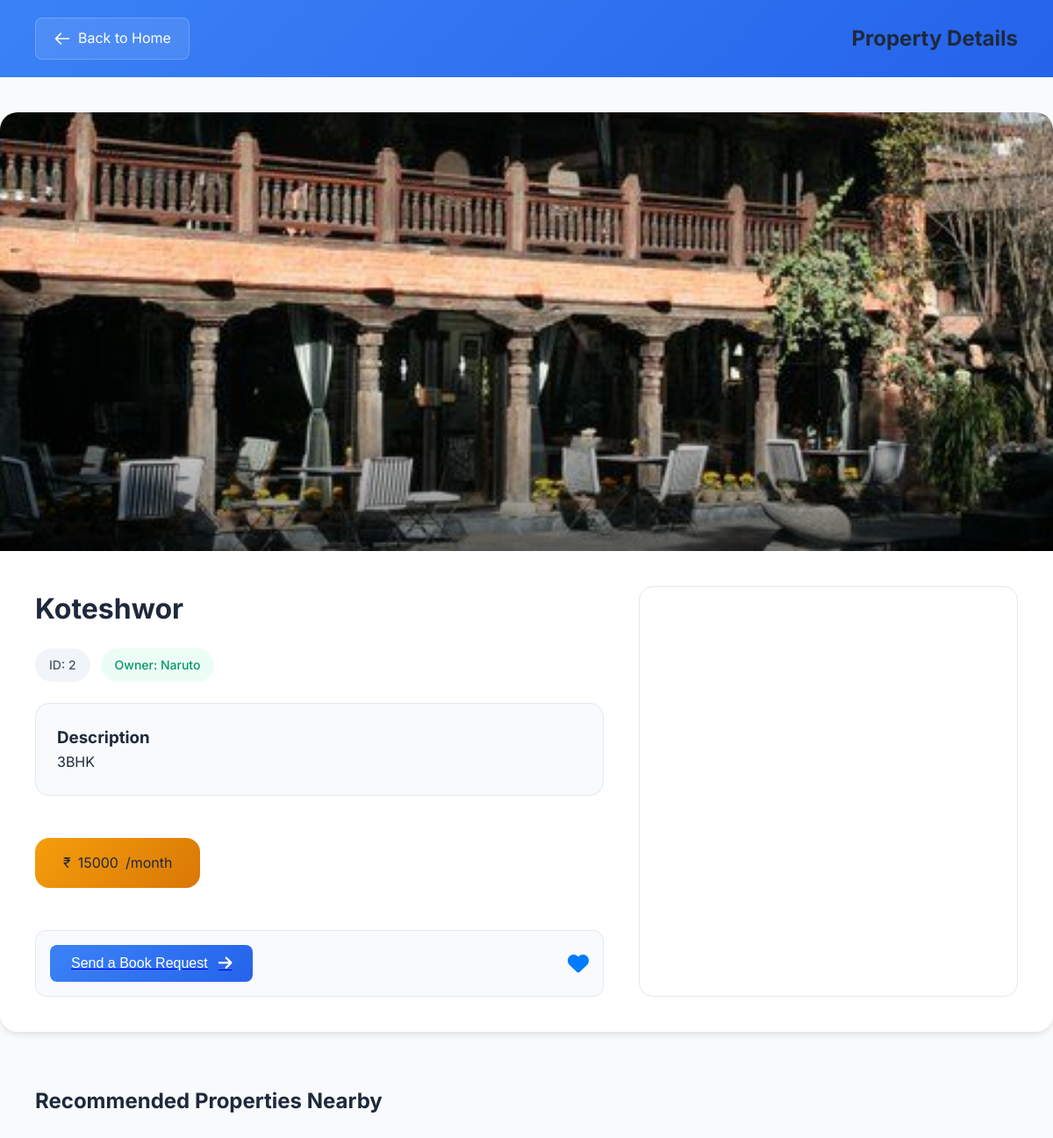
/property/2 (signed in), run on the app's committed database.
### property/models.py (models this page shows, shortened)
class property(models.Model):
    owner = models.ForeignKey(User, on_delete= models.CASCADE, related_name="owner")
    property_img = models.ImageField(upload_to="images/")
    description = models.TextField()
    price = models.IntegerField()
    location = models.CharField(max_length=100)
    published_at = models.DateTimeField(auto_now_add=True)

### property/views.py (the view)
# urls.py: path('<int:propid>', views.viewproperty, name="viewproperty"),
def viewproperty(request, propid):
    prop = property.objects.get(pk = propid)
    favs = Favourites.objects.filter(favowner=request.user)
    fav_property_ids = favs.values_list('favproperid', flat=True)
    return render(request, "property/properties.html", {'prop': prop, 'favdata' : fav_property_ids})

### property/templates/property/properties.html (shortened to what this page needs)
{% extends 'property/layout.html' %} {% load static %} {% block body %}
<div class="header">
  <a href="{% url 'user_view' request.user.username %}" class="back-button">
    <svg fill="none" stroke="currentColor" viewBox="0 0 24 24">
      <path stroke-linecap="round" stroke-linejoin="round" stroke-width="2" d="M10 19l-7-7m0 0l7-7m-7 7h18"/>
    </svg>
    Back to Home
  </a>
  <h2>Property Details</h2>
</div>
<div class="property-container">
  <div class="property-header">
    <a href="{{ prop.property_img.url }}" target="_blank">
      <img src="{{ prop.property_img.url }}" alt="Property Image" />
    </a>
  </div>
  <div class="property-content">
    <div class="property-details">
      <h1 id="property-location">{{ prop.location.capitalize }}</h1>
      <div class="property-info">
        <span class="property-badge">ID: {{ prop.id }}</span>
        <span class="property-badge owner">Owner: {{ prop.owner }}</span>
      </div>
      <div class="description-box">
        <h3>Description</h3>
        <p>{{ prop.description }}</p>
      </div>
      <div class="price-tag">
        <span class="currency">₹</span>
        <span class="amount">{{ prop.price }}</span>
        <span class="period">/month</span>
      </div>
      <div class="room_foot">
        <a href="#" class="book_req">
          <button onclick="openModal('{{ prop.id }}')">
            <p>Send a Book Request</p>
            <i class="fa-solid fa-arrow-right"></i>
          </button>
        </a>
        <i
          id="fav-btn-{{ prop.id }}"
          class="{% if prop.id in favdata %}fa-solid{% else %}fa-regular{% endif %} fa-heart"
          onclick="toggleFav(this, {{ prop.id }})"
        ></i>
      </div>
    </div>
    <div id="map" class="map-container"></div>
  </div>
</div>
<div class="recommended-rooms">
  <h2>Recommended Properties Nearby</h2>
</div>
<link
  rel="stylesheet"
  href="https://unpkg.com/leaflet@1.9.4/dist/leaflet.css"
/>
{% endblock %}

### users/static/assets/css/rent_gallery.css (style rules this page uses)
* { padding: 0; margin: 0; box-sizing: border-box; }
body { font-family: "Roboto", sans-serif; background-color: #f4f4f4; }
.book_req button { display: flex; padding: 8px; border: 1px solid #ccc; border-radius: 5px; font-size: 16px; background-color: #007bff; color: #fff; cursor: pointer; transition: background-color 0.3s; gap: 8px; align-items: center; }
.book_req button p { color: #fff; }
.room_foot { display: flex; justify-content: space-between; align-items: center; padding: 10px; border-top: 1px solid #eee; }
.room_foot button { padding: 5px 10px; background-color: #007bff; color: #fff; border: none; border-radius: 4px; cursor: pointer; transition: background-color 0.3s ease; }
.room_foot .fa-heart { font-size: 24px; color: #007bff; cursor: pointer; }
#map { height: 100%; width: 100%; }
button { padding: 10px; background-color: #007bff; color: #fff; border: none; border-radius: 4px; cursor: pointer; }

### property/templates/property/properties.html (style rules this page uses)
html, body { margin: 0; padding: 0; font-family: 'Inter', sans-serif; background: #f8fafc; color: #1e293b; line-height: 1.6; }
.header { background: linear-gradient(135deg, #3b82f6 0%, #2563eb 100%); padding: 20px 40px; position: sticky; top: 0; z-index: 1000; display: flex; justify-content: space-between; align-items: center; }
.back-button { background: rgba(255, 255, 255, 0.1); border: 1px solid rgba(255, 255, 255, 0.2); color: #fff; text-decoration: none; font-size: 16px; padding: 10px 20px; border-radius: 8px; display: flex; align-items: center; gap: 8px; transition: all 0.3s ease; backdrop-filter: blur(5px); }
.back-button svg { width: 20px; height: 20px; }
.property-container { max-width: 1400px; margin: 40px auto; background: #fff; border-radius: 20px; box-shadow: 0 4px 6px -1px rgb(0 0 0 / 0.1); overflow: hidden; }
.property-header { height: 500px; position: relative; }
.property-header img { width: 100%; height: 100%; object-fit: cover; transition: transform 0.5s ease; }
.property-header::after { content: ''; position: absolute; bottom: 0; left: 0; right: 0; height: 200px; background: linear-gradient(to top, rgba(0,0,0,0.5) 0%, transparent 100%); }
.property-content { display: grid; grid-template-columns: 1.2fr 0.8fr; gap: 40px; padding: 40px; }
.property-info { display: flex; flex-wrap: wrap; gap: 12px; margin: 20px 0; }
.property-badge { background: #f1f5f9; padding: 8px 16px; border-radius: 30px; font-size: 14px; font-weight: 500; color: #475569; }
.property-badge.owner { background: #ecfdf5; color: #059669; }
.description-box { background: #f8fafc; padding: 24px; border-radius: 16px; margin: 24px 0; border: 1px solid #e2e8f0; }
.price-tag { background: linear-gradient(135deg, #f59e0b 0%, #d97706 100%); padding: 16px 32px; border-radius: 16px; display: inline-flex; align-items: center; gap: 8px; margin: 24px 0; }
.map-container { border-radius: 16px; overflow: hidden; height: 100%; min-height: 400px; border: 1px solid #e2e8f0; }
.recommended-rooms { max-width: 1400px; margin: 60px auto; padding: 0 40px; }
.room_foot { display: flex; align-items: center; justify-content: space-between; margin-top: 24px; padding: 16px; background: #f8fafc; border-radius: 12px; border: 1px solid #e2e8f0; }
.book_req button { background: linear-gradient(135deg, #3b82f6 0%, #2563eb 100%); color: white; border: none; padding: 12px 24px; border-radius: 8px; display: flex; align-items: center; gap: 12px; font-size: 16px; font-weight: 500; cursor: pointer; transition: all 0.3s ease; }
.book_req button p { margin: 0; }
.book_req button i { font-size: 18px; transition: transform 0.3s ease; }
.fa-heart { font-size: 24px; color: #ef4444; cursor: pointer; transition: all 0.3s ease; }
.fa-solid.fa-heart { animation: heartBeat 0.3s ease-in-out; }

### data on the page
property: property_img (picture), location "Koteshwor", id "2", owner "Naruto", description "3BHK", price "15000"
